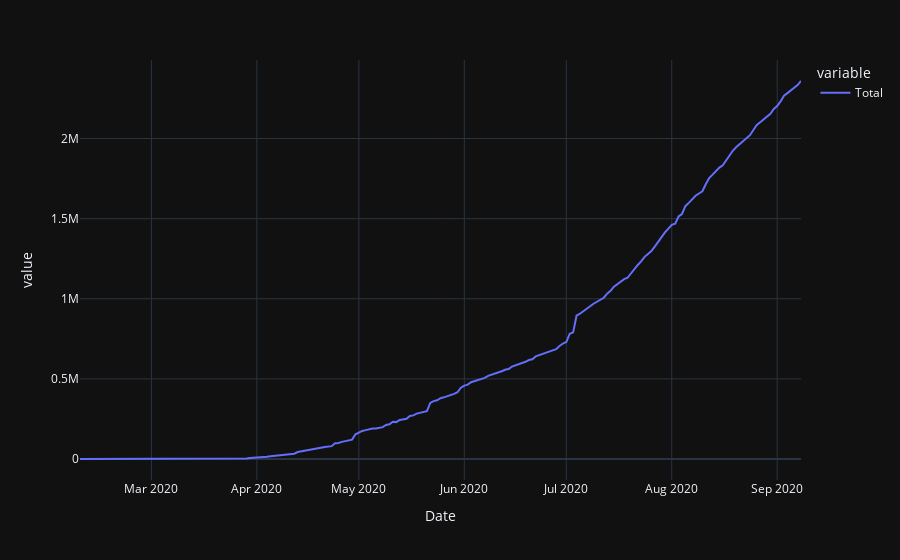

The code cell stored with this chart in its notebook:
### Markdown cell above
## Recovery

### Code cell
data=create_data_frame('Recovery')
plot_data_frame()

### Figure 1 — Plotly figure (JSON) as saved in the notebook; plotly's stock layout.template omitted (floating-point values rounded to 4 significant figures; data arrays with more than 128 entries replaced by an {"elided": "..."} marker saying what was removed)
{"data": [{"hovertemplate": "variable=Total<br>Date=%{x}<br>value=%{y}<extra></extra>", "legendgroup": "Total", "line": {"color": "#636efa", "dash": "solid"}, "mode": "lines", "name": "Total", "orientation": "v", "showlegend": true, "type": "scatter", "x": {"elided": "213 str values"}, "xaxis": "x", "y": {"elided": "213 int values"}, "yaxis": "y"}], "layout": {"legend": {"title": {"text": "variable"}, "tracegroupgap": 0}, "margin": {"t": 60}, "xaxis": {"anchor": "y", "domain": [0, 1], "title": {"text": "Date"}}, "yaxis": {"anchor": "x", "domain": [0, 1], "title": {"text": "value"}}}}
